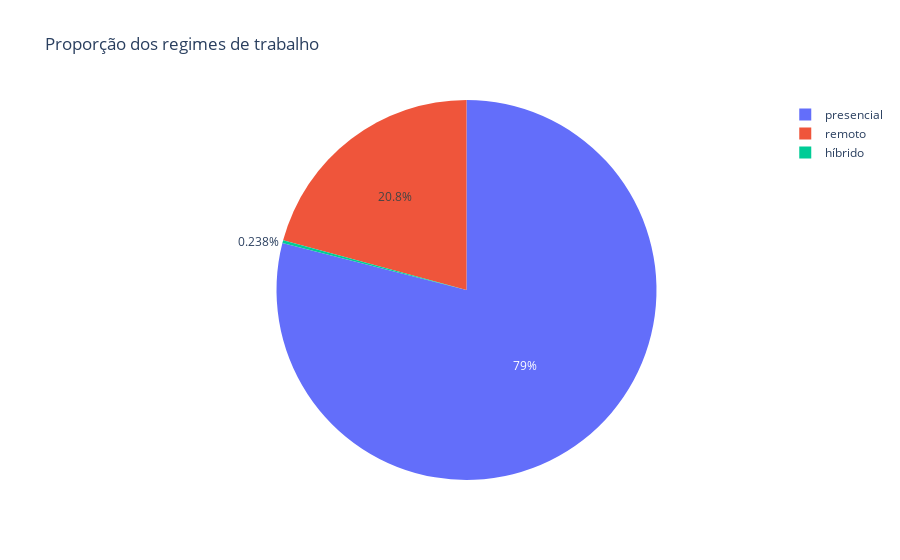

Notebook code for this chart:
### Code cell
remoto_contagem = df['regime_trabalho'].value_counts().reset_index()
remoto_contagem.columns = ['tipo_trabalho', 'quantidade']

fig = px.pie(remoto_contagem,
             names='tipo_trabalho',
             values='quantidade',
             title='Proporção dos regimes de trabalho',
          )

fig.show()

### Figure 1 — Plotly figure (JSON) as saved in the notebook; plotly's stock layout.template omitted (floating-point values rounded to 4 significant figures)
{"data": [{"domain": {"x": [0.0, 1.0], "y": [0.0, 1.0]}, "hovertemplate": "tipo_trabalho=%{label}<br>quantidade=%{value}<extra></extra>", "labels": ["presencial", "remoto", "híbrido"], "legendgroup": "", "name": "", "showlegend": true, "values": [105305, 27716, 318], "type": "pie"}], "layout": {"legend": {"tracegroupgap": 0}, "title": {"text": "Proporção dos regimes de trabalho"}}}
